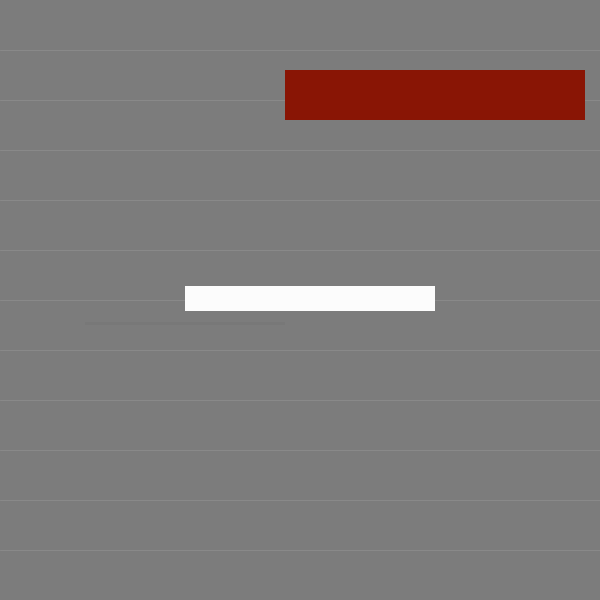
Frame 1 (no input)
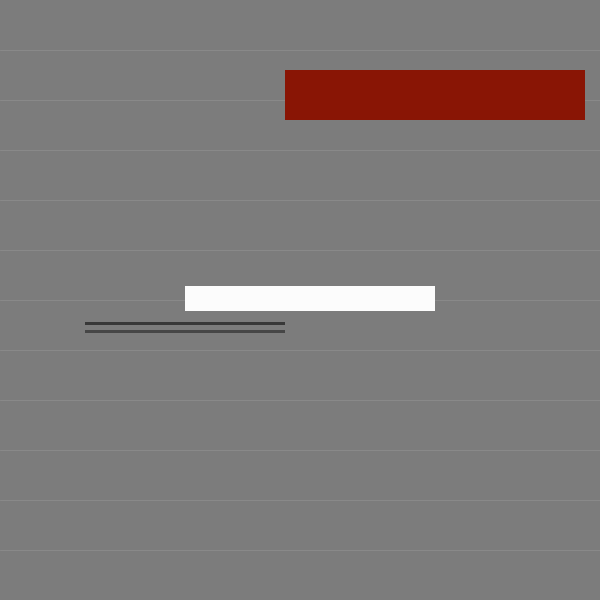
Frame 60 (the mouse pressed at the canvas centre just before this capture)
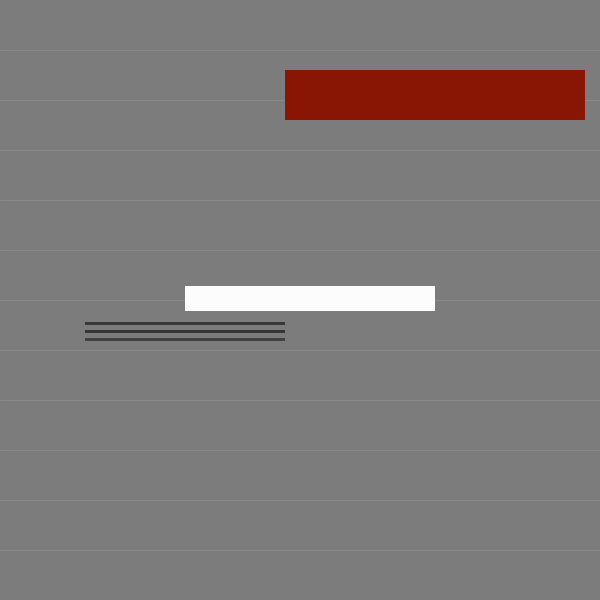
Frame 120 (the mouse held since frame 60 and released just before this capture)

The Processing sketch that drew these frames (run headless with seeded random() and noise(); from frame 60 on, the mouse is pressed at the canvas centre):

// Processing sketch: processing_73029
// ── processing_73029.pde

int hours;
int minutes;
int seconds;
int ypos = 0;


void setup() {
  size(600, 600);
  colorMode(HSB, 100);
  background(69, 0, 49);
  stroke(2, 0, 54);
  strokeWeight(1);
  line(0, 50, 600, 50);
  line(0, 100, 600, 100);
  line(0, 150, 600, 150);
  line(0, 200, 600, 200);
  line(0, 250, 600, 250);
  line(0, 300, 600, 300);
  line(0, 350, 600, 350);
  line(0, 400, 600, 400);
  line(0, 450, 600, 450);
  line(0, 500, 600, 500);
  line(0, 550, 600, 550);
  smooth();
}

void draw() {

  // get system variables
  hours = hour();
  minutes = minute();
  seconds = second();

  println(hours + " " + minutes + " " + seconds);

  // fix for 24 hour clock
  if (hours > 12) {
    hours -= 12;
   // background(69, 0, 49);
  }



  // center sketch
  translate(10, 10);


  // second hand
  noStroke();
  fill(2, 0, 20, 5);
  pushMatrix();
  ypos = 8 * seconds;
  rect(75, ypos, 200, 3);
  popMatrix();


  // minute hand
  noStroke();
  fill(2, 0, 99);
  pushMatrix();
  ypos = 6 * minutes;
  rect(175, ypos, 250, 25);
  popMatrix();


  // hour hand
  noStroke();
  fill(2, 96, 54);
  pushMatrix();
  ypos = 30 * hours;  // 30 * 12 = 360 degrees
  rect(275, ypos, 300, 50);
  popMatrix();
}
